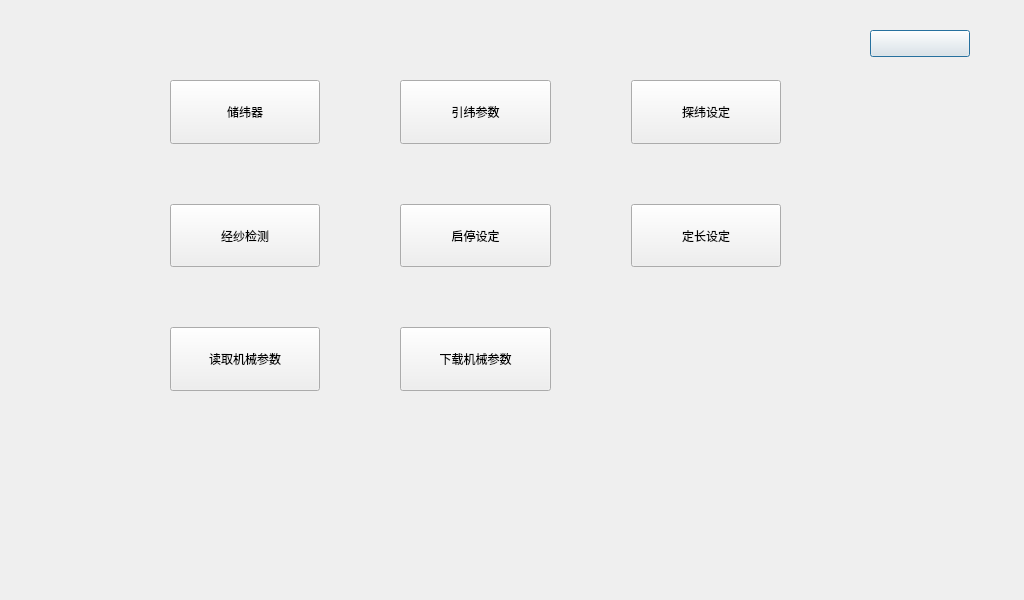
<?xml version="1.0" encoding="UTF-8"?>
<ui version="4.0">
 <class>ParaModify</class>
 <widget class="QDialog" name="ParaModify">
  <property name="geometry">
   <rect>
    <x>0</x>
    <y>0</y>
    <width>1024</width>
    <height>600</height>
   </rect>
  </property>
  <property name="windowTitle">
   <string>Dialog</string>
  </property>
  <widget class="QPushButton" name="pb_back">
   <property name="geometry">
    <rect>
     <x>870</x>
     <y>30</y>
     <width>100</width>
     <height>27</height>
    </rect>
   </property>
   <property name="text">
    <string/>
   </property>
  </widget>
  <widget class="QWidget" name="buttonsWidget" native="true">
   <property name="geometry">
    <rect>
     <x>170</x>
     <y>80</y>
     <width>611</width>
     <height>311</height>
    </rect>
   </property>
   <layout class="QGridLayout" name="gridLayout">
    <property name="leftMargin">
     <number>0</number>
    </property>
    <property name="topMargin">
     <number>0</number>
    </property>
    <property name="rightMargin">
     <number>0</number>
    </property>
    <property name="bottomMargin">
     <number>0</number>
    </property>
    <property name="horizontalSpacing">
     <number>80</number>
    </property>
    <property name="verticalSpacing">
     <number>60</number>
    </property>
    <item row="0" column="0">
     <widget class="QPushButton" name="pb_ChuWeiQI">
      <property name="sizePolicy">
       <sizepolicy hsizetype="Minimum" vsizetype="Preferred">
        <horstretch>0</horstretch>
        <verstretch>0</verstretch>
       </sizepolicy>
      </property>
      <property name="text">
       <string>储纬器</string>
      </property>
     </widget>
    </item>
    <item row="0" column="1">
     <widget class="QPushButton" name="pb_YinWeiCanShu">
      <property name="sizePolicy">
       <sizepolicy hsizetype="Minimum" vsizetype="Preferred">
        <horstretch>0</horstretch>
        <verstretch>0</verstretch>
       </sizepolicy>
      </property>
      <property name="text">
       <string>引纬参数</string>
      </property>
     </widget>
    </item>
    <item row="0" column="2">
     <widget class="QPushButton" name="pb_TanWeiSheDing">
      <property name="sizePolicy">
       <sizepolicy hsizetype="Minimum" vsizetype="Preferred">
        <horstretch>0</horstretch>
        <verstretch>0</verstretch>
       </sizepolicy>
      </property>
      <property name="text">
       <string>探纬设定</string>
      </property>
     </widget>
    </item>
    <item row="1" column="0">
     <widget class="QPushButton" name="pb_JingShaJianCe">
      <property name="sizePolicy">
       <sizepolicy hsizetype="Minimum" vsizetype="Preferred">
        <horstretch>0</horstretch>
        <verstretch>0</verstretch>
       </sizepolicy>
      </property>
      <property name="text">
       <string>经纱检测</string>
      </property>
     </widget>
    </item>
    <item row="1" column="1">
     <widget class="QPushButton" name="pb_QITingSheDing">
      <property name="sizePolicy">
       <sizepolicy hsizetype="Minimum" vsizetype="Preferred">
        <horstretch>0</horstretch>
        <verstretch>0</verstretch>
       </sizepolicy>
      </property>
      <property name="text">
       <string>启停设定</string>
      </property>
     </widget>
    </item>
    <item row="1" column="2">
     <widget class="QPushButton" name="pb_DIngChangSheDing">
      <property name="sizePolicy">
       <sizepolicy hsizetype="Minimum" vsizetype="Preferred">
        <horstretch>0</horstretch>
        <verstretch>0</verstretch>
       </sizepolicy>
      </property>
      <property name="text">
       <string>定长设定</string>
      </property>
     </widget>
    </item>
    <item row="2" column="0">
     <widget class="QPushButton" name="pb_ReadPara">
      <property name="sizePolicy">
       <sizepolicy hsizetype="Minimum" vsizetype="Preferred">
        <horstretch>0</horstretch>
        <verstretch>0</verstretch>
       </sizepolicy>
      </property>
      <property name="text">
       <string>读取机械参数</string>
      </property>
     </widget>
    </item>
    <item row="2" column="1">
     <widget class="QPushButton" name="pb_DownloadPara">
      <property name="sizePolicy">
       <sizepolicy hsizetype="Minimum" vsizetype="Preferred">
        <horstretch>0</horstretch>
        <verstretch>0</verstretch>
       </sizepolicy>
      </property>
      <property name="text">
       <string>下载机械参数</string>
      </property>
     </widget>
    </item>
   </layout>
  </widget>
 </widget>
 <resources/>
 <connections/>
</ui>
